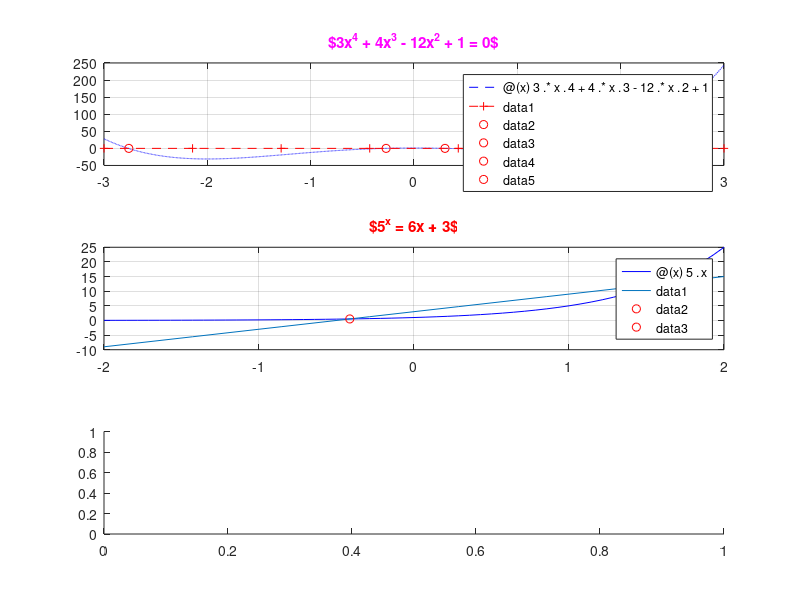

MATLAB code for this plot: (Note: this script raises an error after producing the figure.)
% 2.1
subplot(3,1,1);
fplot(@(x) 3.*x.^4 + 4.*x.^3 - 12.*x.^2 + 1, [-3 3], 'b--');
hold on;
fplot(@(x) 0, [-3, 3], 'r--+');
hold on;
title('$3x^4 + 4x^3 - 12x^2 + 1 = 0$','Color', 'm');
plot(-2.76, 0,'ro', -0.27,0, 'ro', 0.3,0, 'ro', 1.4, 0,'ro');
grid on;

% 2.2
subplot (3,1,2);
fplot(@(x) 5.^x, [-2, 2], 'b-');
hold on;
fplot(@(x) 6.*x + 3, [-2, 2]);
hold on;
title('$5^x = 6x + 3$','Color', 'r');
plot(-0.4144, 0.5136,'ro', 1.5633, 12.3798, 'ro');
grid on;

% 2.3
subplot (3,1,3);
fimplicit(@(x, y) sin(x - y) - x .* y + 1, 'k');
title('$sin(x-y)-x*y+1 = 0; x^2+y^2 = 0.75$','Color', 'g');
hold on;
fimplicit(@(x, y) x.^2 + y.^2 - 0.75, 'g-');
grid on;